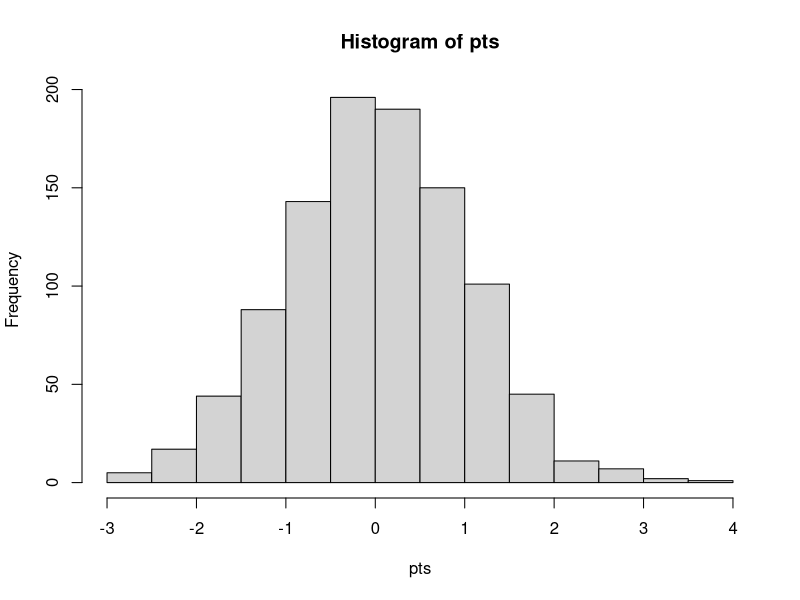
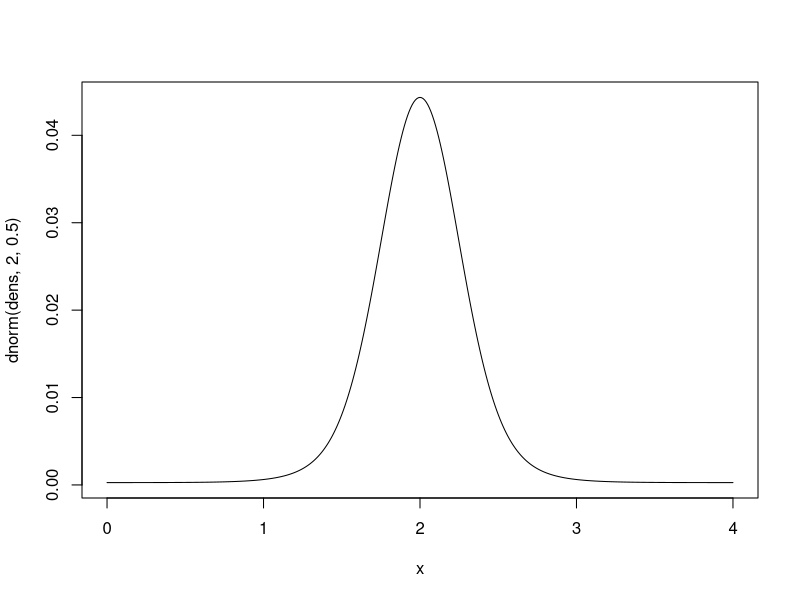
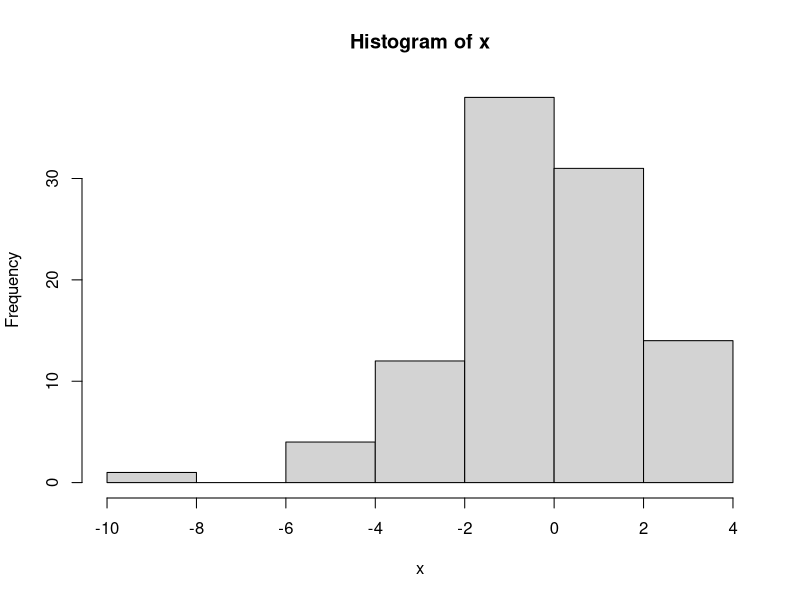
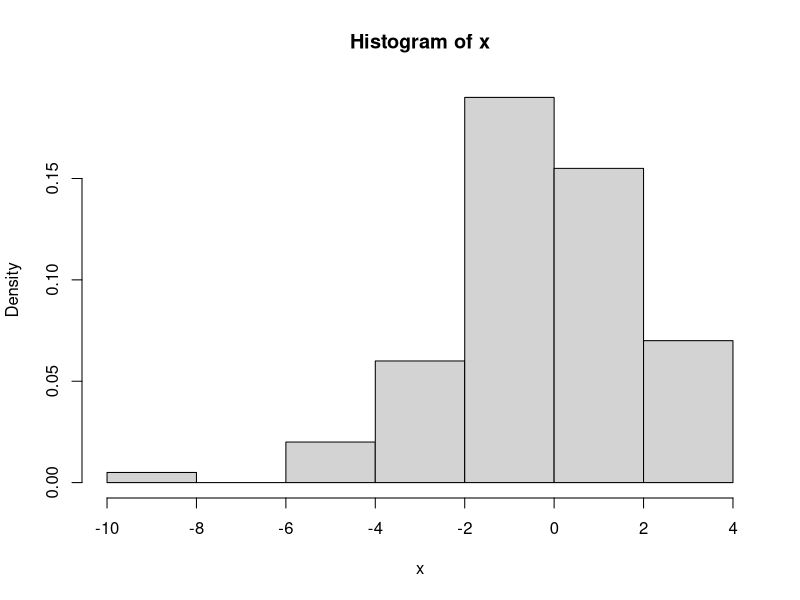

Reproduce these figures in R, in order.
## ---- chunk 1
norm <- rnorm(100,mean=0,sd=1)
head(norm)
## ---- chunk 2
#Draw a thousand random normal points
pts<-rnorm(1000)
hist(pts)
## ---- chunk 3
x<-seq(0,4,.01)
dens<-dnorm(x, 2, 0.5)
plot(x, dnorm(dens, 2, 0.5), type = "l")
## ---- chunk 4
x<-rnorm(100,mean=0,sd=2)
hist(x)
## ---- chunk 5
hist(x,freq=FALSE)
## ---- chunk 6
x<-1:100
sample(x,20)
## ---- chunk 7
x<-1:100
sample(x,20,replace=TRUE)
